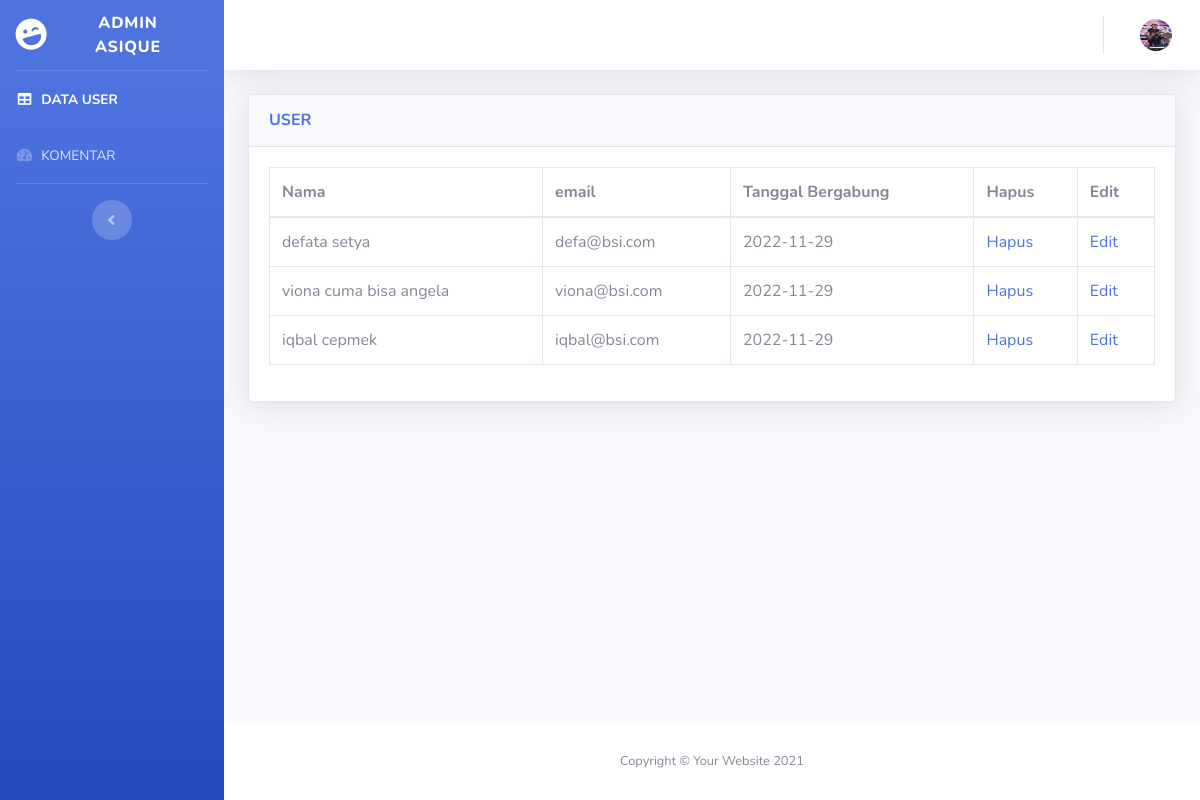
/admin/index, run on the app's committed database.
### tables this page shows
CREATE TABLE `user` (
  `id` int(11) NOT NULL,
  `name` varchar(100) DEFAULT NULL,
  `email` varchar(100) DEFAULT NULL,
  `password` varchar(100) DEFAULT NULL,
  `is_activate` int(1) DEFAULT NULL,
  `role_id` int(11) DEFAULT NULL,
  `data_created` date DEFAULT NULL
);

### application/controllers/admin.php (called while the page is built, shortened)
<?php
class admin extends CI_Controller
{
  function __construct()
	{
		$this->load->helper('url');
		$this->load->model('m_data');
	}
public function index()
    {
      $data['title'] = 'Dashboard';
      $data['user'] = $this->m_data->ambil_data()->result();
      $this->load->view('admin/v_header',$data);
      $this->load->view('admin/index',$data);
      $this->load->view('admin/v_footer',$data);
    }
}

### index.php (called while the page is built, shortened)
<?php
require_once BASEPATH.'core/CodeIgniter.php';

### application/models/m_data.php (called while the page is built, shortened)
<?php
class M_data extends CI_Model{
    function ambil_data()
    {
        return $this->db->get('user');
    }
}

### application/views/admin/index.php (the view, shortened to what this page needs)
<body id="page-top">
    <div id="wrapper">
        <ul class="navbar-nav bg-gradient-primary sidebar sidebar-dark accordion" id="accordionSidebar">
            <a class="sidebar-brand d-flex align-items-center justify-content-center" href="<?= base_url() ."admin/index" ?>">
                <div class="sidebar-brand-icon rotate-n-15">
                    <i class="fas fa-laugh-wink"></i>
                </div>
                <div class="sidebar-brand-text mx-3">Admin Asique</div>
            </a>
            <hr class="sidebar-divider my-0">
            <li class="nav-item active">
                <a class="nav-link" href="<?= base_url() ."admin/index" ?>">
                <i class="fas fa-fw fa-table"></i>
                <span>DATA USER</span></a>
            </li>
            <li class="nav-item ">
                <a class="nav-link" href="<?= base_url() . "admin/tables" ?>">
                    <i class="fas fa-fw fa-tachometer-alt"></i>
                    <span>KOMENTAR</span></a>
            </li>
            <hr class="sidebar-divider d-none d-md-block">
            <div class="text-center d-none d-md-inline">
                <button class="rounded-circle border-0" id="sidebarToggle"></button>
            </div>
        </ul>
        <div id="content-wrapper" class="d-flex flex-column">
            <div id="content">
                <nav class="navbar navbar-expand navbar-light bg-white topbar mb-4 static-top shadow">
                    <ul class="navbar-nav ml-auto">
      <li class="nav-item dropdown no-arrow">
                <a class="nav-link dropdown-toggle" href="#" id="userDropdown" role="button"
                 data-toggle="dropdown" aria-haspopup="true" aria-expanded="false">
                                <img class= "img-profile rounded-circle"
                                    src="<?php echo base_url() . "assets/auth/img/defapp.jpg" ?>">
                            </a>
                        </li>
                    </ul>
                </nav>
                <div class="container-fluid">
   <div class="card shadow mb-4">
                        <div class="card-header py-3">
                            <h6 class="m-0 font-weight-bold text-primary">USER</h6>
                        </div>
                        <div class="card-body">
                            <div class="table-responsive">
                                <table class="table table-bordered" id="dataTable" width="50%" cellspacing="0">
                                    <thead>
                                        <tr>
                                            <th>Nama</th>
                                            <th>email</th>
                                            <th>Tanggal Bergabung </th>
                                            <th>Hapus</th>
                                            <th>Edit</th>
                                        </tr>
                                    </thead>
                                    <tbody>
                                        <tr>
                                        <?php foreach ($user as $u) { ?>
                                      <tr>
                                         <td><?php echo $u->name ?></td>
                                         <td><?php echo $u->email ?></td>
                                         <td><?php echo $u->data_created ?> </td>
                                         <td><?php echo anchor('admin/hapus/' .$u->id, 'Hapus') ?></td>
                                         <td><?php echo anchor('admin/edit/' .$u->id, 'Edit') ?>
                                      </td>
                                      </tr>
                                     <?php } ?>
                                        </tr>
                                    </tbody>
                                </table>
                            </div>
                        </div>
                    </div>
                </div>
            </div>
            <footer class="sticky-footer bg-white">
                <div class="container my-auto">
                    <div class="copyright text-center my-auto">
                        <span>Copyright &copy; Your Website 2021</span>
                    </div>
                </div>
            </footer>
        </div>
    </div>

### application/views/admin/v_header.php (shortened to what this page needs)
<!DOCTYPE html>
<html lang="en">
<head>
    <link href="<?php echo base_url() . "assets/auth/vendor/fontawesome-free/css/all.min.css" ?>" rel="stylesheet" type="text/css">
    <link href="<?php echo base_url() . "assets/auth/css/sb-admin-2.min.css" ?>" rel="stylesheet">
</head>

### application/views/admin/v_footer.php (shortened to what this page needs)
</body>
</html>

### data on the page
user: name "defata setya", email "defa@bsi.com", data_created "2022-11-29", id "Hapus", id "Edit"
user: name "viona cuma bisa angela", email "viona@bsi.com", data_created "2022-11-29", id "Hapus", id "Edit"
user: name "iqbal cepmek", email "iqbal@bsi.com", data_created "2022-11-29", id "Hapus", id "Edit"
